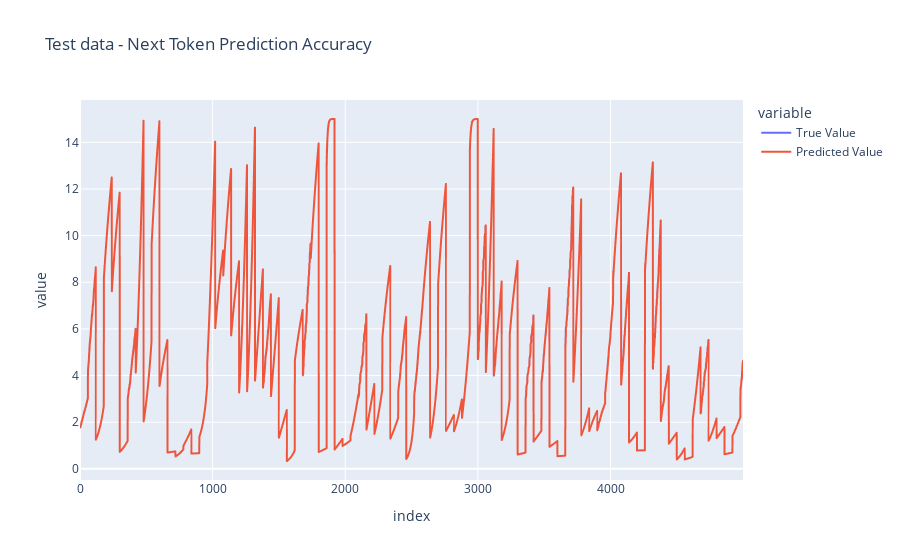

The code cell stored with this chart in its notebook:
### Code cell
dataset_raw= TimeSeriesDatasetRaw(test_episodes, context_window=context_window, vocab_size=vocab_size)
x_batch, y_batch = dataset_raw[range(5_000)]


print(x_batch.shape)

y_predict = learner.predict(x_batch, num_periods=1)[:, -1]


df=pd.DataFrame([y_batch, y_predict]).T
df.columns = ['True Value', 'Predicted Value']
fig = px.line(df, labels={ 'x':['Predicted Value','Predicted Value']}, title='Test data - Next Token Prediction Accuracy')
fig.show()

### Figure 1 — Plotly figure (JSON) as saved in the notebook; plotly's stock layout.template omitted (floating-point values rounded to 4 significant figures; data arrays with more than 128 entries replaced by an {"elided": "..."} marker saying what was removed)
{"data": [{"hovertemplate": "variable=True Value<br>index=%{x}<br>value=%{y}<extra></extra>", "legendgroup": "True Value", "line": {"color": "#636efa", "dash": "solid"}, "marker": {"symbol": "circle"}, "mode": "lines", "name": "True Value", "showlegend": true, "type": "scattergl", "x": {"elided": "5000 int values"}, "xaxis": "x", "y": {"elided": "5000 float values"}, "yaxis": "y"}, {"hovertemplate": "variable=Predicted Value<br>index=%{x}<br>value=%{y}<extra></extra>", "legendgroup": "Predicted Value", "line": {"color": "#EF553B", "dash": "solid"}, "marker": {"symbol": "circle"}, "mode": "lines", "name": "Predicted Value", "showlegend": true, "type": "scattergl", "x": {"elided": "5000 int values"}, "xaxis": "x", "y": {"elided": "5000 float values"}, "yaxis": "y"}], "layout": {"legend": {"title": {"text": "variable"}, "tracegroupgap": 0}, "title": {"text": "Test data - Next Token Prediction Accuracy"}, "xaxis": {"anchor": "y", "domain": [0, 1], "title": {"text": "index"}}, "yaxis": {"anchor": "x", "domain": [0, 1], "title": {"text": "value"}}}}
